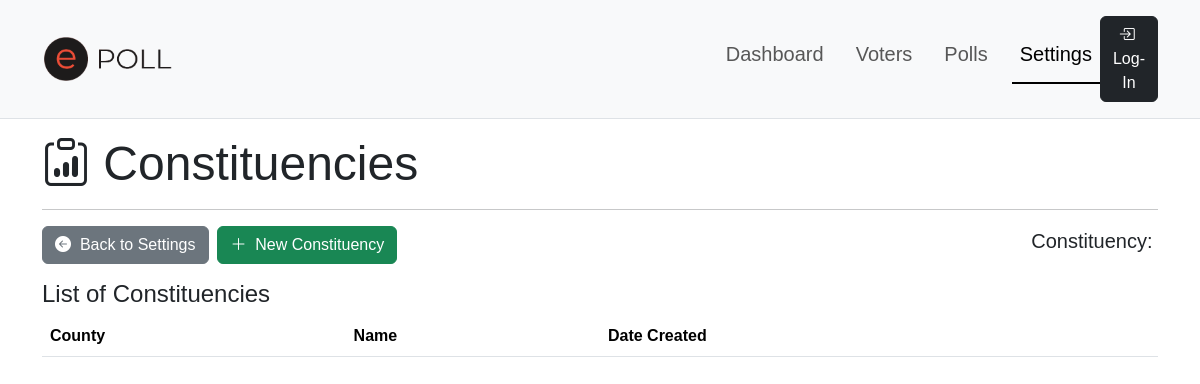
Page /settings/constituencies/ on the earlier database version.
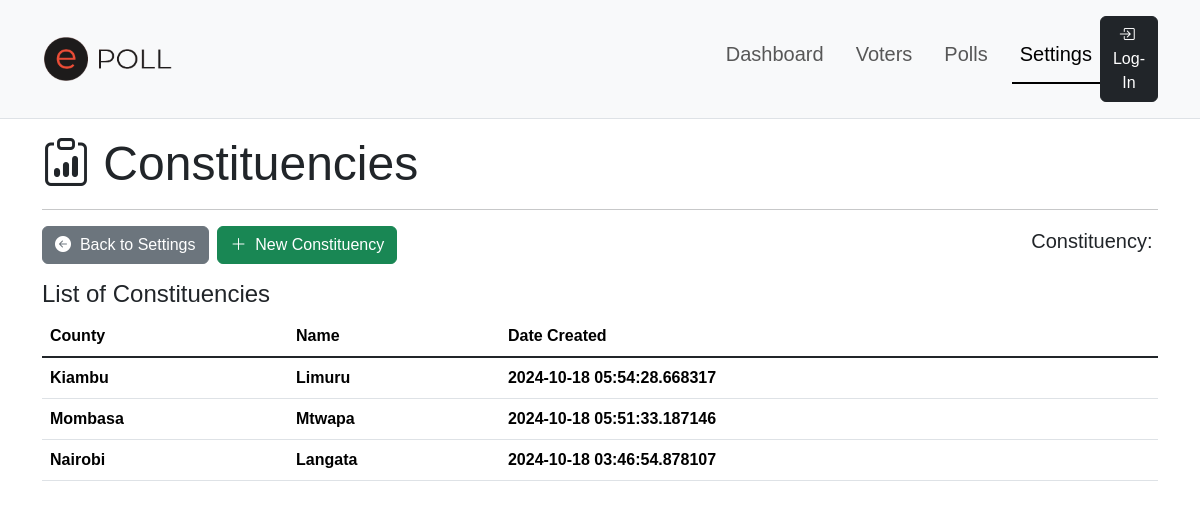
Same page on the later database version.
### app/models.py (models this page shows)
class Constituency(db.Model):
    __tablename__ = "constituencies"
    id = db.Column(db.Integer, primary_key=True, autoincrement=True)
    county_id = db.Column(db.Integer, db.ForeignKey('counties.id', name='fk_county_id'), nullable=False)
    name = db.Column(db.String(50), nullable=False, unique=True)
    created_at = db.Column(db.DateTime, nullable=False)
    update_at = db.Column(db.DateTime(timezone=True), onupdate=db.func.now())
    voters = db.relationship('Voter', backref='constituency', lazy=True)

class County(db.Model):
    __tablename__ = "counties"
    id = db.Column(db.Integer, primary_key=True, autoincrement=True)
    code = db.Column(db.Integer, nullable=False, unique=True)
    name = db.Column(db.String(100), nullable=False, unique=True)
    created_at = db.Column(db.DateTime, nullable=False)
    update_at = db.Column(db.DateTime(timezone=True), onupdate=db.func.now())
    constituencys = db.relationship('Constituency', backref='county', lazy=True)

### app/settings.py (the view)
@sbp.route('/constituencies/')
def constituencies():
    page = request.args.get('page', 1, type=int)
    page_size = request.args.get('page_size', 20, type=int)  # Get page size from query params or default to 20
    all_constituencies = Constituency.query.order_by(Constituency.created_at.desc()).paginate(page=page, per_page=page_size)
    if not all_constituencies:
        flash('No Role records added Yet!', 'warning')
    return render_template('admin/settings/constituency/list.html',
                           title='Constituencies', all_constituencies=all_constituencies, SETTINGS=True)

### app/templates/admin/settings/constituency/list.html (shortened to what this page needs)
{% extends "shared/adminlayout.html" %}
{% block content %}
<div class="container">
    <h3 class="display-5"><i class="bi bi-clipboard-data"></i>&nbsp;{{title}}</h3>
    <hr>
    <div class="row align-content-center mb-3">
        <div class="col text-start">
            <a href="{{ url_for('settings.index') }}" class="btn btn-secondary"><i class="bi bi-arrow-left-circle-fill"></i>&nbsp; Back to Settings</a>&nbsp;
            <a href="{{ url_for('settings.new_constituency') }}" class="btn btn-success"><i class="bi bi-plus-lg"></i>&nbsp; New Constituency</a>
        </div>
        <div class="col text-end align-content-center">
            <h5>Constituency:&nbsp;<strong class="fst-italic"></strong></h4>
        </div>
    </div>
    <h4>List of {{title}}</h4>
    <div class="table-responsive">
        <table class="table table-hover align-content-center">
            <thead>
                <tr class="align-middle">
                    <th scope="col">County</th>
                    <th scope="col">Name</th>
                    <th scope="col">Date Created</th>
                    <th scope="col"></th>
                </tr>
            </thead>
            <tbody class="table-group-divider align-content-center">
                {% for constituency in all_constituencies %}
                    <tr class="clickable-row align-middle" data-href="#">
                        <th scope="row">{{constituency.county.name}}</th>
                        <th scope="row">{{constituency.name}}</th>
                        <th scope="row">{{constituency.created_at}}</th>
                        <td scope="row">
                        </td>
                    </tr>
                {% endfor %}
            </tbody>
        </table>
    </div>
</div>
{% endblock %}

### app/templates/shared/adminlayout.html (shortened to what this page needs)
<!doctype html>
<html lang="en">
  <head>
    <link rel="stylesheet" type="text/css" href="{{ url_for('static', filename='styles.css') }}">
    <link rel="stylesheet" href="https://cdn.jsdelivr.net/npm/bootstrap-icons@1.11.3/font/bootstrap-icons.min.css">
    <link href="https://cdn.jsdelivr.net/npm/bootstrap@5.3.3/dist/css/bootstrap.min.css" rel="stylesheet">
  </head>
  <body>
    <nav class="navbar navbar-expand-lg sticky-top bg-body-tertiary border-bottom border-body" data-bs-theme="light">
        <div class="container">
            <a class="navbar-brand" href="{{ url_for('admin.dashboard') }}"><img src="{{url_for('static', filename='images/logo.png')}}" class="img-fluid" style="max-width: 20%; max-height: 20%;"></a>
            <div class="collapse navbar-collapse" id="navbarADMIN">
                <ul class="navbar-nav me-auto mb-2 mb-lg-0 nav-underline">
                    <li class="nav-item">
                    <a class="nav-link {% if DASHBOARD %}active{% endif %}" href="{{ url_for('admin.dashboard') }}"><h5>Dashboard</h5></a>
                    </li>
                    <li class="nav-item">
                    <a class="nav-link {% if VOTERS %}active{% endif %}" href="{{ url_for('admin.voters') }}"><h5>Voters</h5></a>
                    </li>
                    <li class="nav-item">
                        <a class="nav-link {% if POLLS %}active{% endif %}" href="{{ url_for('poll.index') }}"><h5>Polls</h5></a>
                    </li>
                    <li class="nav-item">
                        <a class="nav-link {% if SETTINGS %}active{% endif %}" href="{{ url_for('settings.index') }}"><h5>Settings</h5></a>
                    </li>
                </ul>
                <span class="navbar">
                    <ul class="navbar-nav flex-grow-1 align-content-center">
                        {% if current_user.is_authenticated %}
                        <li class="nav-item">
                        <a class="btn btn-dark" href="{{ url_for ('auth.logout') }}" data-bs-toggle="tooltip" data-bs-title="logout"><i class="bi bi-power"></i></a>
                        </li>
                        {% else %}
                        <li class="nav-item">
                        <a class="btn btn-dark" href="{{ url_for ('auth.login') }}" data-bs-toggle="tooltip" data-bs-title="login"><i class="bi bi-box-arrow-in-right"></i>&nbsp; Log-In</a>
                        </li>
                        {% endif %}
                    </ul>
                </span>
            </div>
        </div>
    </nav>
    <main class="mt-3 mb-3">
        {% block content %}
        {% endblock %}
    </main>
  </body>
</html>

### app/static/styles.css (style rules this page uses)
html { font-size: 14px; position: relative; }
@media (min-width: 768px) { html { font-size: 16px; } }
body { margin-bottom: 60px; scroll-behavior: smooth; font-family: Montserrat, sans-serif !important; }
.clickable-row { cursor: pointer; }

Differences in the rows shown:
added Constituency: county.name "Kiambu", name "Limuru", created_at "2024-10-18 05:54:28.668317"
added Constituency: county.name "Mombasa", name "Mtwapa", created_at "2024-10-18 05:51:33.187146"
added Constituency: county.name "Nairobi", name "Langata", created_at "2024-10-18 03:46:54.878107"
